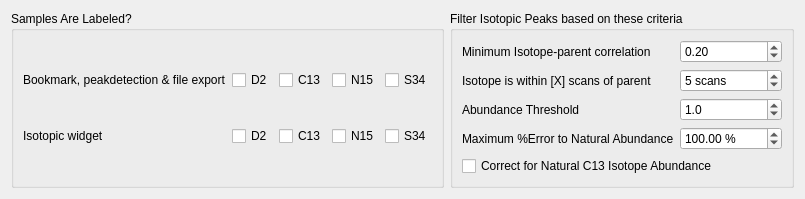
     <widget class="QWidget" name="isotopeDetectOptions">
      <attribute name="title">
       <string>Isotope Detection</string>
      </attribute>
      <layout class="QHBoxLayout" name="horizontalLayout">
       <item>
        <widget class="QGroupBox" name="groupBox">
         <property name="title">
          <string>Samples Are Labeled? </string>
         </property>
         <property name="flat">
          <bool>false</bool>
         </property>
         <layout class="QGridLayout" name="gridLayout_3">
          <item row="2" column="1">
           <widget class="QCheckBox" name="D2Labeled_IsoWidget">
            <property name="text">
             <string>D2</string>
            </property>
           </widget>
          </item>
          <item row="0" column="3">
           <widget class="QCheckBox" name="N15Labeled_BPE">
            <property name="text">
             <string>N15</string>
            </property>
           </widget>
          </item>
          <item row="2" column="0">
           <widget class="QLabel" name="label_IsoWidget">
            <property name="text">
             <string>Isotopic widget</string>
            </property>
           </widget>
          </item>
          <item row="2" column="4">
           <widget class="QCheckBox" name="S34Labeled_IsoWidget">
            <property name="text">
             <string>S34</string>
            </property>
           </widget>
          </item>
          <item row="0" column="0">
           <widget class="QLabel" name="label_BPE">
            <property name="text">
             <string>Bookmark, peakdetection &amp; file export</string>
            </property>
           </widget>
          </item>
          <item row="2" column="2">
           <widget class="QCheckBox" name="C13Labeled_IsoWidget">
            <property name="text">
             <string>C13</string>
            </property>
           </widget>
          </item>
          <item row="0" column="1">
           <widget class="QCheckBox" name="D2Labeled_BPE">
            <property name="enabled">
             <bool>true</bool>
            </property>
            <property name="text">
             <string>D2</string>
            </property>
           </widget>
          </item>
          <item row="0" column="2">
           <widget class="QCheckBox" name="C13Labeled_BPE">
            <property name="text">
             <string>C13</string>
            </property>
           </widget>
          </item>
          <item row="2" column="3">
           <widget class="QCheckBox" name="N15Labeled_IsoWidget">
            <property name="text">
             <string>N15</string>
            </property>
           </widget>
          </item>
          <item row="0" column="4">
           <widget class="QCheckBox" name="S34Labeled_BPE">
            <property name="text">
             <string>S34</string>
            </property>
           </widget>
          </item>
         </layout>
        </widget>
       </item>
       <item>
        <widget class="QGroupBox" name="groupBox_4">
         <property name="title">
          <string>Filter Isotopic Peaks based on these criteria</string>
         </property>
         <layout class="QGridLayout" name="gridLayout_4">
          <item row="2" column="0">
           <widget class="QLabel" name="label_26">
            <property name="text">
             <string>Abundance Threshold</string>
            </property>
           </widget>
          </item>
          <item row="3" column="0">
           <widget class="QLabel" name="label_10">
            <property name="text">
             <string>Maximum %Error to Natural Abundance</string>
            </property>
           </widget>
          </item>
          <item row="1" column="0">
           <widget class="QLabel" name="label_11">
            <property name="text">
             <string>Isotope is within [X] scans of parent</string>
            </property>
           </widget>
          </item>
          <item row="3" column="1">
           <widget class="QDoubleSpinBox" name="maxNaturalAbundanceErr">
            <property name="prefix">
             <string/>
            </property>
            <property name="suffix">
             <string> %</string>
            </property>
            <property name="decimals">
             <number>2</number>
            </property>
            <property name="minimum">
             <double>0.000000000000000</double>
            </property>
            <property name="maximum">
             <double>999999999.000000000000000</double>
            </property>
            <property name="value">
             <double>100.000000000000000</double>
            </property>
           </widget>
          </item>
          <item row="0" column="1">
           <widget class="QDoubleSpinBox" name="minIsotopicCorrelation">
            <property name="showGroupSeparator" stdset="0">
             <bool>false</bool>
            </property>
            <property name="minimum">
             <double>-1.000000000000000</double>
            </property>
            <property name="maximum">
             <double>1.000000000000000</double>
            </property>
            <property name="singleStep">
             <double>0.100000000000000</double>
            </property>
            <property name="value">
             <double>0.200000000000000</double>
            </property>
           </widget>
          </item>
          <item row="0" column="0">
           <widget class="QLabel" name="label">
            <property name="text">
             <string>Minimum Isotope-parent correlation</string>
            </property>
           </widget>
          </item>
          <item row="4" column="0" colspan="2">
           <widget class="QCheckBox" name="isotopeC13Correction">
            <property name="text">
             <string>Correct for Natural C13 Isotope Abundance</string>
            </property>
           </widget>
          </item>
          <item row="1" column="1">
           <widget class="QSpinBox" name="maxIsotopeScanDiff">
            <property name="suffix">
             <string> scans</string>
            </property>
            <property name="minimum">
             <number>0</number>
            </property>
            <property name="maximum">
             <number>999999999</number>
            </property>
            <property name="value">
             <number>5</number>
            </property>
           </widget>
          </item>
          <item row="2" column="1">
           <widget class="QDoubleSpinBox" name="doubleSpinBoxAbThresh">
            <property name="decimals">
             <number>1</number>
            </property>
            <property name="maximum">
             <double>100.000000000000000</double>
            </property>
            <property name="singleStep">
             <double>0.500000000000000</double>
            </property>
            <property name="value">
             <double>1.000000000000000</double>
            </property>
           </widget>
          </item>
         </layout>
        </widget>
       </item>
      </layout>
     </widget>
